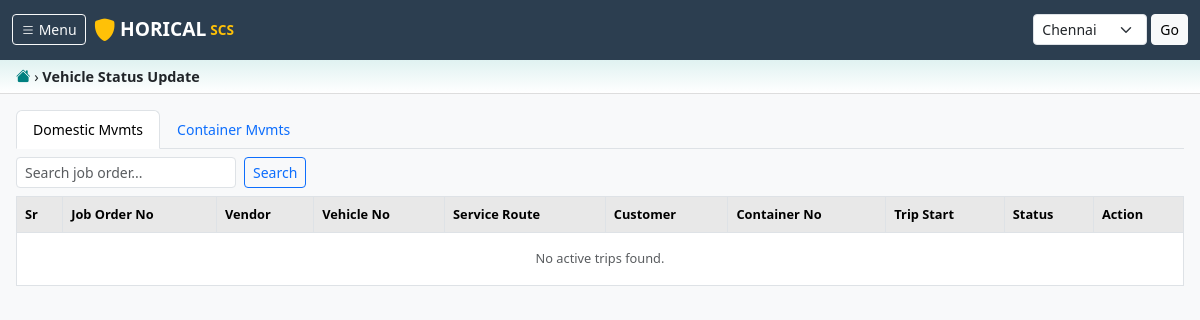
The app's page /tracking/vehicle-status/ (signed in), older data.
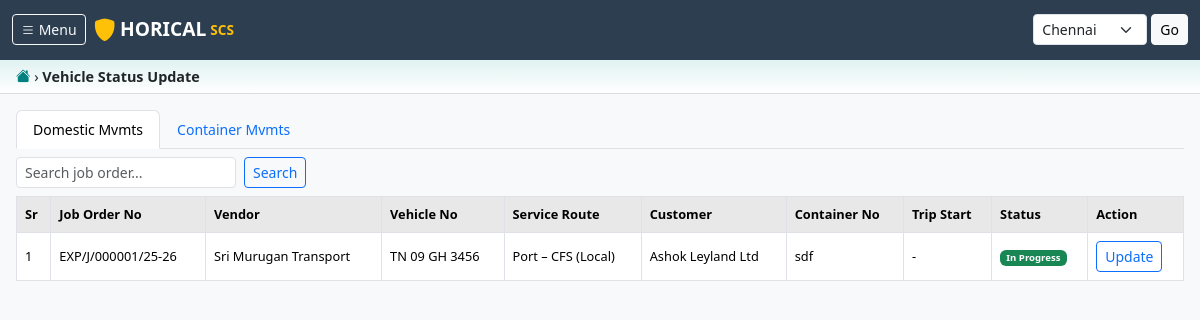
The same page, newer data.
### operations/models.py (models this page shows, shortened)
class TrailerPlacement(models.Model):
    class LoadType(models.TextChoices):
        CARGO = 'CARGO', 'Cargo'
        CONTAINER = 'CONTAINER', 'Container'
    class TrackingThrough(models.TextChoices):
        ABR = 'ABR', 'ABR'
        INTUGINE = 'INTUGINE', 'Intugine'
        SIM = 'SIM', 'SIM Tracking'
        MANUAL = 'MANUAL', 'Manual'
    job_order = models.ForeignKey('jobs.JobOrder', on_delete=models.CASCADE, related_name='placements')
    planning = models.OneToOneField(
        TrailerPlanning, on_delete=models.SET_NULL, null=True, blank=True, related_name='placement'
    )
    vendor = models.ForeignKey('masters.Vendor', on_delete=models.PROTECT)
    vehicle = models.ForeignKey('masters.Vehicle', on_delete=models.PROTECT)
    reporting_datetime = models.DateTimeField(null=True, blank=True)
    trip_start_datetime = models.DateTimeField(null=True, blank=True)
    exp_job_complete_datetime = models.DateTimeField(null=True, blank=True)
    cut_off_datetime = models.DateTimeField(null=True, blank=True)
    do_validity_datetime = models.DateTimeField(null=True, blank=True)
    trip_km = models.DecimalField(max_digits=10, decimal_places=2, default=0)
    empty_running_kmr = models.DecimalField(max_digits=10, decimal_places=2, default=0)
    veh_start_state = models.CharField(max_length=100, blank=True)
    veh_start_city = models.CharField(max_length=100, blank=True)
    driver = models.ForeignKey(
        'masters.Driver', on_delete=models.SET_NULL, null=True, blank=True
    )
    driver_mobile_no = models.CharField(max_length=15, blank=True)
    driver_name = models.CharField(max_length=100, blank=True)
    dl_no = models.CharField(max_length=30, blank=True)
    diesel_litres = models.DecimalField(max_digits=8, decimal_places=2, default=0)
    diesel_rate = models.DecimalField(max_digits=8, decimal_places=2, default=0)
    diesel_amount = models.DecimalField(max_digits=10, decimal_places=2, default=0)
    trailer_rent = models.DecimalField(max_digits=10, decimal_places=2, default=0)
    other_expenses = models.DecimalField(max_digits=10, decimal_places=2, default=0)
    trip_advance = models.DecimalField(max_digits=10, decimal_places=2, default=0)
    trip_incentive = models.DecimalField(max_digits=10, decimal_places=2, default=0)
    customer_incentive = models.DecimalField(max_digits=10, decimal_places=2, default=0)
    load_type = models.CharField(max_length=20, choices=LoadType.choices, blank=True)
    container_no_1 = models.CharField(max_length=20, blank=True)
    container_size_1 = models.CharField(max_length=5, blank=True)
    container_no_2 = models.CharField(max_length=20, blank=True)
    container_size_2 = models.CharField(max_length=5, blank=True)
    customer_job_no = models.CharField(max_length=50, blank=True)
    engaged_by = models.ForeignKey(
        settings.AUTH_USER_MODEL, on_delete=models.SET_NULL,
        null=True, blank=True, related_name='engaged_placements'
    )
    tracking_through = models.CharField(
        max_length=20, choices=TrackingThrough.choices, blank=True
    )
    remarks = models.TextField(blank=True)
    branch = models.ForeignKey('masters.Branch', on_delete=models.PROTECT)
    placed_by = models.ForeignKey(
        settings.AUTH_USER_MODEL, on_delete=models.SET_NULL,
        null=True, blank=True, related_name='placed_placements'
    )
    placed_at = models.DateTimeField(auto_now_add=True)
    class Meta:
        ordering = ['-placed_at']

### jobs/models.py (models this page shows, shortened)
class JobOrder(models.Model):
    class Status(models.TextChoices):
        DRAFT = 'DRAFT', 'Draft'
        POSTED = 'POSTED', 'Posted'
        PLANNED = 'PLANNED', 'Planned'
        PLACED = 'PLACED', 'Placed'
        IN_PROGRESS = 'IN_PROGRESS', 'In Progress'
        COMPLETED = 'COMPLETED', 'Completed'
        POD_PENDING = 'POD_PENDING', 'POD Pending'
        BILLED = 'BILLED', 'Billed'
        CANCELLED = 'CANCELLED', 'Cancelled'
    class MovementType(models.TextChoices):
        EXPORT = 'EXPORT', 'Export'
        IMPORT = 'IMPORT', 'Import'
        EMPTY = 'EMPTY', 'Empty'
        LOCAL = 'LOCAL', 'Local'
    class MovementFor(models.TextChoices):
        CALYX = 'CALYX', 'HORICAL'
        OTHER = 'OTHER', 'Other'
    class MoveBy(models.TextChoices):
        ON_WHEEL = 'ON_WHEEL', 'SCS'
        LCL = 'LCL', 'CFS'
    class ServiceType(models.TextChoices):
        LOCAL = 'LOCAL', 'Local'
        EXIM = 'EXIM', 'EXIM'
        LONG_HAUL = 'LONG_HAUL', 'Long Haul'
    class LoadPreference(models.TextChoices):
        ONE_TIME = 'ONE_TIME', 'One Time'
        REGULAR = 'REGULAR', 'Regular'
    MOVEMENT_PREFIX_MAP = {
        'EXPORT': 'EXP',
        'IMPORT': 'IMP',
        'EMPTY': 'MTY',
        'LOCAL': 'LOC',
    }
    job_order_no = models.CharField(max_length=30, unique=True, editable=False)
    branch = models.ForeignKey(
        'masters.Branch', on_delete=models.PROTECT, related_name='job_orders'
    )
    status = models.CharField(
        max_length=20, choices=Status.choices, default=Status.DRAFT
    )
    job_date = models.DateTimeField(auto_now_add=True)
    customer = models.ForeignKey(
        'masters.Customer', on_delete=models.PROTECT, related_name='job_orders'
    )
    customer_email = models.CharField(max_length=200, blank=True)
    customer_contact_no = models.CharField(max_length=20, blank=True)
    customer_client = models.CharField(max_length=200, blank=True)
    customer_job_no = models.CharField(max_length=50, blank=True)
    movement_type = models.CharField(
        max_length=10, choices=MovementType.choices, default=MovementType.EXPORT
    )
    movement_for = models.CharField(
        max_length=10, choices=MovementFor.choices, default=MovementFor.CALYX
    )
    move_by = models.CharField(
        max_length=10, choices=MoveBy.choices, default=MoveBy.ON_WHEEL
    )
    service_type = models.CharField(
        max_length=15, choices=ServiceType.choices, default=ServiceType.LOCAL
    )
    service_route = models.ForeignKey(
        'masters.ServiceRoute', on_delete=models.SET_NULL,
        null=True, blank=True, related_name='job_orders'
    )
    lane = models.ForeignKey(
        'masters.Lane', on_delete=models.SET_NULL,
        null=True, blank=True, related_name='job_orders'
    )
    origin = models.ForeignKey(
        'masters.Location', on_delete=models.SET_NULL,
        null=True, blank=True, related_name='job_orders_origin'
    )
    destination = models.ForeignKey(
        'masters.Location', on_delete=models.SET_NULL,
        null=True, blank=True, related_name='job_orders_destination'
    )
    stuffing_point = models.ForeignKey(
        'masters.Location', on_delete=models.SET_NULL,
        null=True, blank=True, related_name='job_orders_stuffing'
    )
    stuffing_date = models.DateField(null=True, blank=True)
    material_type = models.ForeignKey(
        'masters.MaterialType', on_delete=models.SET_NULL,
        null=True, blank=True, related_name='job_orders'
    )
    truck_type = models.ForeignKey(
        'masters.TruckType', on_delete=models.SET_NULL,
        null=True, blank=True, related_name='job_orders'
    )
    no_of_trailers = models.PositiveIntegerField(default=1)
    gross_weight_mt = models.DecimalField(
        max_digits=10, decimal_places=3, null=True, blank=True
    )
    freight_type = models.ForeignKey(
        'masters.FreightType', on_delete=models.SET_NULL,
        null=True, blank=True, related_name='job_orders'
    )
    offered_freight_rate = models.DecimalField(
        max_digits=12, decimal_places=2, default=0
    )
    adv_receipt_amount = models.DecimalField(
        max_digits=12, decimal_places=2, default=0
    )
    payment_day = models.PositiveIntegerField(default=0)
    load_preference = models.CharField(
        max_length=10, choices=LoadPreference.choices, default=LoadPreference.ONE_TIME
    )
    reporting_datetime = models.DateTimeField(null=True, blank=True)
    cut_off_datetime = models.DateTimeField(null=True, blank=True)
    do_validity_datetime = models.DateTimeField(null=True, blank=True)
    sales_person = models.ForeignKey(
        settings.AUTH_USER_MODEL, on_delete=models.SET_NULL,
        null=True, blank=True, related_name='sales_job_orders'
    )
    posted_by = models.ForeignKey(
        settings.AUTH_USER_MODEL, on_delete=models.SET_NULL,
        null=True, blank=True, related_name='posted_job_orders'
    )
    remarks = models.TextField(blank=True)
    customer_expectation = models.TextField(blank=True)
    cn_number = models.CharField(max_length=50, blank=True)
    created_at = models.DateTimeField(auto_now_add=True)
    updated_at = models.DateTimeField(auto_now=True)
    class Meta:
        ordering = ['-job_date']
        verbose_name = 'Job Order'
        verbose_name_plural = 'Job Orders'

### masters/models.py (models this page shows, shortened)
class Vendor(models.Model):
    name = models.CharField(max_length=200)
    contact_person = models.CharField(max_length=100, blank=True)
    phone = models.CharField(max_length=15, blank=True)
    email = models.EmailField(blank=True)
    address = models.TextField(blank=True)
    pan_number = models.CharField(max_length=20, blank=True)
    gst_number = models.CharField(max_length=20, blank=True)
    is_active = models.BooleanField(default=True)
    branch = models.ForeignKey(Branch, on_delete=models.PROTECT, related_name='vendors', null=True, blank=True)
    class Meta:
        ordering = ['name']

class Vehicle(models.Model):
    class VehicleCategory(models.TextChoices):
        CONTRACTUAL = 'Contractual', 'Contractual'
        MARKET = 'Market', 'Market'
    vehicle_no = models.CharField(max_length=20, unique=True)
    vendor = models.ForeignKey(Vendor, on_delete=models.PROTECT, related_name='vehicles')
    truck_type = models.ForeignKey(TruckType, on_delete=models.PROTECT)
    category = models.CharField(max_length=20, choices=VehicleCategory.choices, default=VehicleCategory.CONTRACTUAL)
    gps_provider = models.CharField(max_length=50, blank=True)
    is_active = models.BooleanField(default=True)
    current_location = models.ForeignKey(Location, on_delete=models.SET_NULL, null=True, blank=True)
    last_gps_lat = models.DecimalField(max_digits=10, decimal_places=7, null=True, blank=True)
    last_gps_lng = models.DecimalField(max_digits=10, decimal_places=7, null=True, blank=True)
    last_gps_update = models.DateTimeField(null=True, blank=True)
    class Meta:
        ordering = ['vehicle_no']

class ServiceRoute(models.Model):
    name = models.CharField(max_length=200)
    service_type = models.CharField(max_length=20, choices=[
        ('LOCAL', 'Local'), ('EXIM', 'EXIM'), ('LONG_HAUL', 'Long Haul')
    ])
    is_active = models.BooleanField(default=True)
    def __str__(self):
        return self.name

class Customer(models.Model):
    name = models.CharField(max_length=255)
    email = models.EmailField(blank=True)
    contact_no = models.CharField(max_length=15, blank=True)
    address = models.TextField(blank=True)
    gst_number = models.CharField(max_length=20, blank=True)
    is_active = models.BooleanField(default=True)
    class Meta:
        ordering = ['name']

### tracking/views.py (the view)
# urls.py: path('vehicle-status/', views.vehicle_status_list, name='vehicle_status_list'),
@login_required
def vehicle_status_list(request):
    branch = _branch(request)
    tab = request.GET.get('tab', 'domestic')
    q = request.GET.get('q', '')
    placements = TrailerPlacement.objects.filter(
        branch=branch,
        job_order__status__in=[JobOrder.Status.PLACED, JobOrder.Status.IN_PROGRESS]
    ).select_related(
        'job_order__customer', 'job_order__service_route',
        'vehicle__truck_type', 'vendor'
    ).order_by('-placed_at')
    if tab == 'container':
        placements = placements.filter(load_type='CONTAINER')
    else:
        placements = placements.exclude(load_type='CONTAINER')
    if q:
        placements = placements.filter(
            job_order__job_order_no__icontains=q
        )
    return render(request, 'tracking/vehicle_status_list.html', {
        'placements': placements,
        'tab': tab,
        'q': q,
    })

### accounts/context_processors.py (called while the page is built)
def branch_context(request):
    context = {
        'current_branch': getattr(request, 'current_branch', None),
        'user_branches': Branch.objects.none(),
    }
    if hasattr(request, 'user') and request.user.is_authenticated:
        if request.user.is_superuser:
            context['user_branches'] = Branch.objects.filter(is_active=True)
        else:
            context['user_branches'] = request.user.branches.filter(is_active=True)
    return context

### tracking/views.py (called while the page is built)
def _branch(request):
    return getattr(request, 'current_branch', None)

### tracking/templates/tracking/vehicle_status_list.html (shortened to what this page needs)
{% extends "base.html" %}
{% block breadcrumb %}
<div class="breadcrumb-area">
    <a href="/"><i class="bi bi-house-fill"></i></a> &rsaquo; <strong>Vehicle Status Update</strong>
</div>
{% endblock %}
{% block content %}
<div class="mt-2">
    <ul class="nav nav-tabs mb-2">
        <li class="nav-item">
            <a class="nav-link {% if tab != 'container' %}active{% endif %}"
               href="?tab=domestic{% if q %}&q={{ q }}{% endif %}">Domestic Mvmts</a>
        </li>
        <li class="nav-item">
            <a class="nav-link {% if tab == 'container' %}active{% endif %}"
               href="?tab=container{% if q %}&q={{ q }}{% endif %}">Container Mvmts</a>
        </li>
    </ul>
    <div class="d-flex gap-2 mb-2">
        <form class="d-flex gap-2" method="get">
            <input type="text" name="q" value="{{ q }}" class="form-control form-control-sm"
                   placeholder="Search job order..." style="width:220px;">
            <button class="btn btn-sm btn-outline-primary">Search</button>
        </form>
    </div>
    <div class="table-responsive">
        <table class="table table-bordered table-hover table-horical">
            <thead><tr>
                <th>Sr</th><th>Job Order No</th><th>Vendor</th><th>Vehicle No</th>
                <th>Service Route</th><th>Customer</th>
                <th>Container No</th><th>Trip Start</th><th>Status</th><th>Action</th>
            </tr></thead>
            <tbody>
                {% for p in placements %}
                <tr>
                    <td>{{ forloop.counter }}</td>
                    <td>{{ p.job_order.job_order_no }}</td>
                    <td>{{ p.vendor.name }}</td>
                    <td>{{ p.vehicle.vehicle_no }}</td>
                    <td>{{ p.job_order.service_route|default:"-" }}</td>
                    <td>{{ p.job_order.customer.name }}</td>
                    <td>
                        {% if p.container_no_1 %}{{ p.container_no_1 }}{% if p.container_no_2 %}, {{ p.container_no_2 }}{% endif %}{% else %}-{% endif %}
                    </td>
                    <td>{{ p.trip_start_datetime|date:"d/m/Y h:i A"|default:"-" }}</td>
                    <td>
                        <span class="badge {% if p.job_order.status == 'IN_PROGRESS' %}bg-success{% else %}bg-warning text-dark{% endif %}">
                            {{ p.job_order.get_status_display }}
                        </span>
                    </td>
                    <td>
                        <a href="{% url 'tracking:leg_update' p.pk %}" class="btn btn-sm btn-outline-primary">Update</a>
                    </td>
                </tr>
                {% empty %}
                <tr><td colspan="10" class="text-center text-muted py-3">No active trips found.</td></tr>
                {% endfor %}
            </tbody>
        </table>
    </div>
</div>
{% endblock %}

Row changes from the older to the newer data that the page shows:
added TrailerPlacement: job_order.job_order_no "EXP/J/000001/25-26", vendor.name "Sri Murugan Transport", vehicle.vehicle_no "TN 09 GH 3456", job_order.service_route "Port – CFS (Local)", job_order.customer.name "Ashok Leyland Ltd", container_no_1 "sdf", trip_start_datetime "-", job_order.status "In Progress"
Text that changed along with them:
text no longer shown: "No active trips found."
